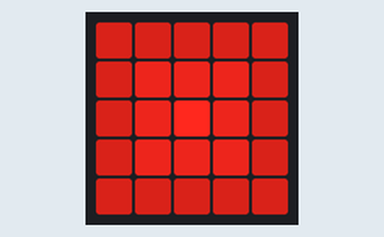
A program run on a simulated BBC micro:bit running MicroPython. Shown: the board's 5×5 LED display. Dim RGB values are drawn brighter than linear.

Above: at 0.07 s.
At 0.68 s:
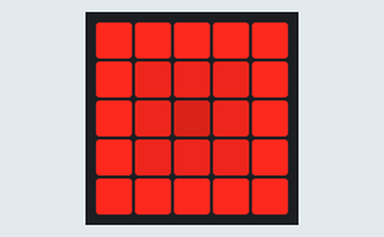
At 1.44 s:
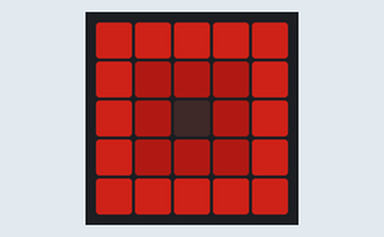
At 2.04 s:
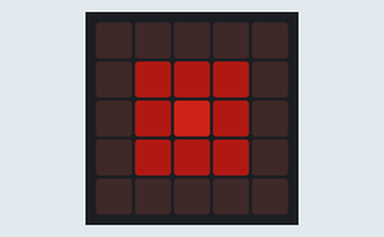
At 2.5 s:
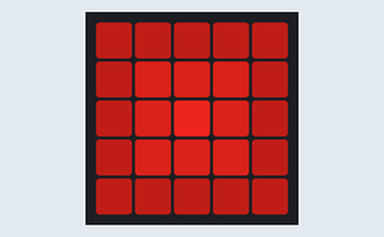
At 3.1 s:
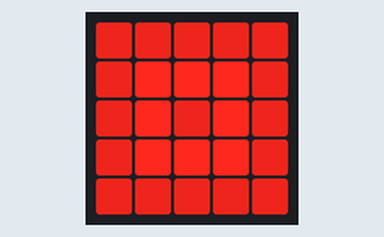

The program:

main.py
```python
import random

from microbit import *

ring0 = 9
ring0_delta = 1
ring1 = 7
ring1_delta = 1
ring2 = 5
ring2_delta = 1

while True:
    display.set_pixel(2, 2, ring0)

    display.set_pixel(1, 1, ring1)
    display.set_pixel(2, 1, ring1)
    display.set_pixel(3, 1, ring1)
    display.set_pixel(1, 2, ring1)
    display.set_pixel(3, 2, ring1)
    display.set_pixel(1, 3, ring1)
    display.set_pixel(2, 3, ring1)
    display.set_pixel(3, 3, ring1)

    display.set_pixel(0, 0, ring2)
    display.set_pixel(1, 0, ring2)
    display.set_pixel(2, 0, ring2)
    display.set_pixel(3, 0, ring2)
    display.set_pixel(4, 0, ring2)
    display.set_pixel(0, 1, ring2)
    display.set_pixel(4, 1, ring2)
    display.set_pixel(0, 2, ring2)
    display.set_pixel(4, 2, ring2)
    display.set_pixel(0, 3, ring2)
    display.set_pixel(4, 3, ring2)
    display.set_pixel(0, 4, ring2)
    display.set_pixel(1, 4, ring2)
    display.set_pixel(2, 4, ring2)
    display.set_pixel(3, 4, ring2)
    display.set_pixel(4, 4, ring2)

    if ring0 == 0 or ring0 == 9:
        ring0_delta = -ring0_delta
    ring0 += ring0_delta
    if ring1 == 0 or ring1 == 9:
        ring1_delta = -ring1_delta
    ring1 += ring1_delta
    if ring2 == 0 or ring2 == 9:
        ring2_delta = -ring2_delta
    ring2 += ring2_delta

    sleep(150)
```

Measured:
- by itself, everything shown: repeats every 2.7 s, in 18 steps
